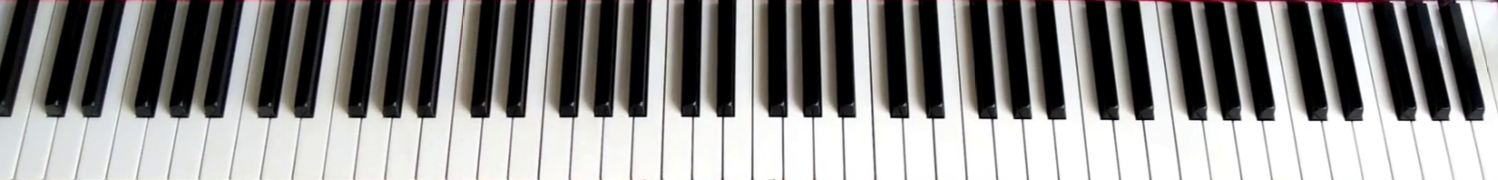
#> input picture dataset/klaviatura2.png, 1498 x 180 px
$ python stranka.py   (older library calls are emulated)
#> lines starting #> are read from the running program, lines starting #| are printed output that depends on the picture; after the words box and inside, x2 and y2 are one past the last pixel; in counts of white or black regions, pixels touching at a corner belong together
from __future__ import print_function
import cv2 as cv
import numpy as np
import argparse
import random as rng
rng.seed(12345)
src = cv.imread(cv.samples.findFile('klaviatura2.png'))
#> src is the input picture: shape (180, 1498, 3); mean B, G, R 140.8, 142, 143
if src is None:
    print('Could not open or find the image:', args.input)
    exit(0)
# Show source image
cv.imshow('Source Image', src)
src[np.all(src == 255, axis=2)] = 0
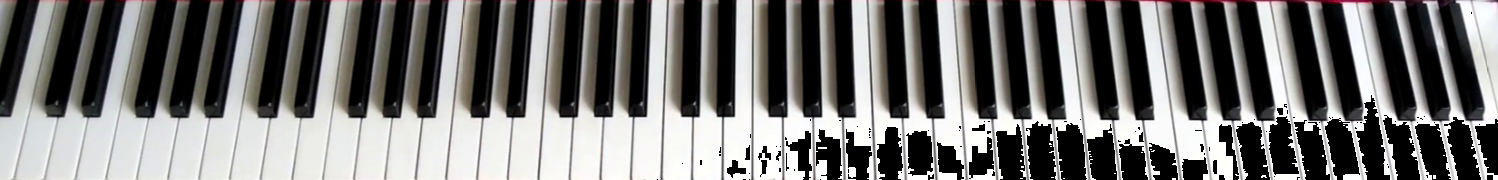
#> src: shape (180, 1498, 3); 9.26% of pixels changed, all inside (x1, y1, x2, y2) = (657, 12, 1498, 180)
# Show output image
cv.imshow('Black Background Image', src)
kernel = np.array([[1, 1, 1], [1, -8, 1], [1, 1, 1]], dtype=np.float32)
# do the laplacian filtering as it is
# well, we need to convert everything in something more deeper then CV_8U
# because the kernel has some negative values,
# and we can expect in general to have a Laplacian image with negative values
# BUT a 8bits unsigned int (the one we are working with) can contain values from 0 to 255
# so the possible negative number will be truncated
imgLaplacian = cv.filter2D(src, cv.CV_32F, kernel)
sharp = np.float32(src)
imgResult = sharp - imgLaplacian
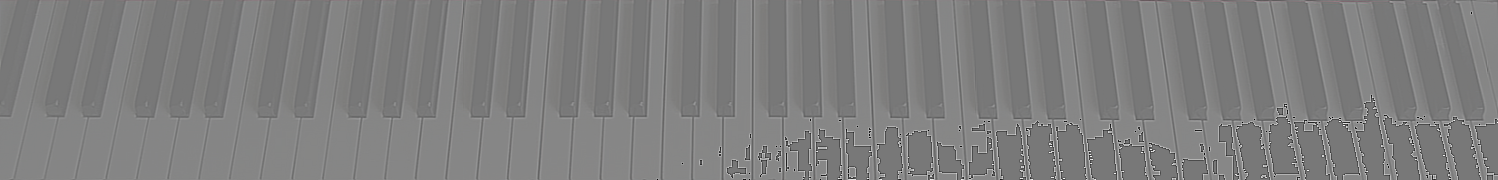
#> imgResult: shape (180, 1498, 3) float32; mean B, G, R 117, 118.2, 119.4; drawn with min black and max white
# convert back to 8bits gray scale
imgResult = np.clip(imgResult, 0, 255)
imgResult = imgResult.astype('uint8')
imgLaplacian = np.clip(imgLaplacian, 0, 255)
imgLaplacian = np.uint8(imgLaplacian)
#cv.imshow('Laplace Filtered Image', imgLaplacian)
cv.imshow('New Sharped Image', imgResult)
bw = cv.cvtColor(imgResult, cv.COLOR_BGR2GRAY)
_, bw = cv.threshold(bw, 40, 255, cv.THRESH_BINARY | cv.THRESH_OTSU)
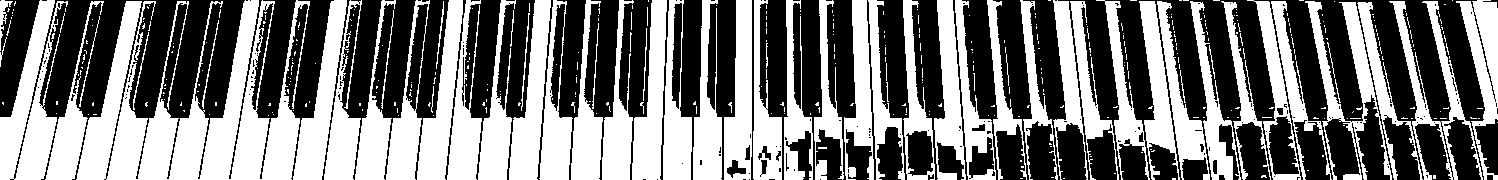
#> bw: shape (180, 1498); 47.7% white; 428 white regions (366 under 20 px), largest, box (x1, y1, x2, y2) and area: (76, 0, 310, 180) 19859, (0, 0, 68, 180) 5724, (293, 0, 347, 180) 3783
cv.imshow('Binary Image', bw)
dist = cv.distanceTransform(bw, cv.DIST_L2, 3)
# Normalize the distance image for range = {0.0, 1.0}
# so we can visualize and threshold it
cv.normalize(dist, dist, 0, 1.0, cv.NORM_MINMAX)
cv.imshow('Distance Transform Image', dist)
_, dist = cv.threshold(dist, 0.4, 1.0, cv.THRESH_BINARY)
#> dist: shape (180, 1498) float32; values 0 (black) and 1 (white), 6.6% white; 75 white regions (42 under 20 px), largest, box (x1, y1, x2, y2) and area: (270, 118, 291, 180) 744, (579, 119, 594, 180) 713, (363, 119, 382, 180) 712
# Dilate a bit the dist image
kernel1 = np.ones((3,3), dtype=np.uint8)
dist = cv.dilate(dist, kernel1)
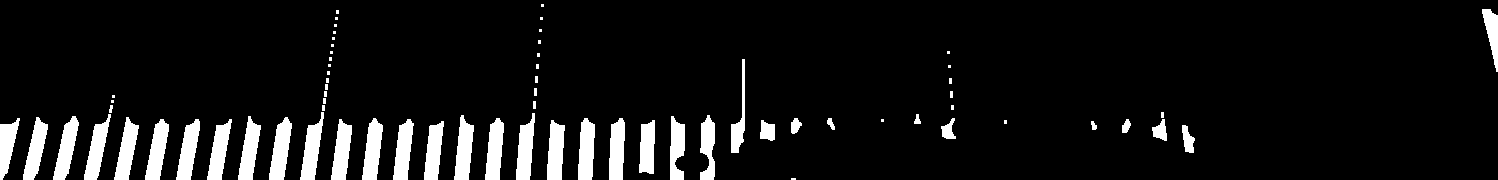
#> dist: shape (180, 1498) float32; values 0 (black) and 1 (white), 8.4% white; 71 white regions (31 under 20 px), largest, box (x1, y1, x2, y2) and area: (269, 117, 292, 180) 899, (454, 115, 474, 180) 861, (362, 118, 383, 180) 861
cv.imshow('Peaks', dist)
dist_8u = dist.astype('uint8')
#> dist_8u: shape (180, 1498); values 0 (black) and 1 (white), 8.4% white; 71 white regions (31 under 20 px)
# Find total markers
_, contours, _ = cv.findContours(dist_8u, cv.RETR_EXTERNAL, cv.CHAIN_APPROX_SIMPLE)
#> contours = 71 contours, 36 with area under 20; largest, box (x1, y1, x2, y2) and area: (269, 117, 292, 180) 826, (362, 118, 383, 180) 790, (145, 119, 169, 180) 788, (454, 115, 474, 180) 786, (53, 116, 79, 180) 784
# Create the marker image for the watershed algorithm
markers = np.zeros(dist.shape, dtype=np.int32)
# Draw the foreground markers
for i in range(len(contours)):
    cv.drawContours(markers, contours, i, (i+1), -1)
#> this loop made 71 passes
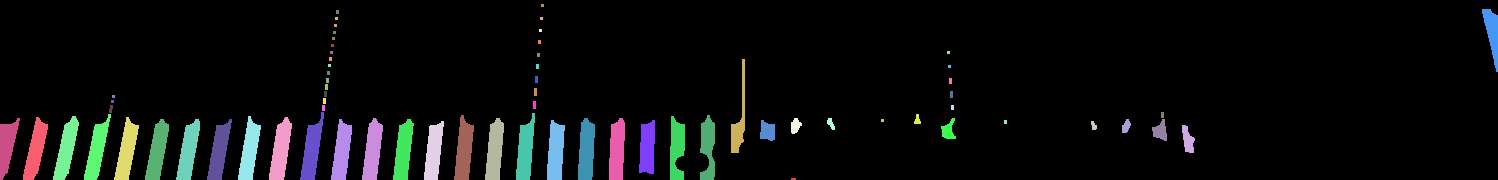
#> markers: shape (180, 1498) int32; 72 distinct labels, from 0 to 71; one colour per label, 0 black
# Draw the background marker
cv.circle(markers, (5,5), 3, (255,255,255), -1)
#> markers: shape (180, 1498) int32; 73 distinct labels, from 0 to 255
cv.imshow('Markers', markers*10000)
cv.watershed(imgResult, markers)
#mark = np.zeros(markers.shape, dtype=np.uint8)
mark = markers.astype('uint8')
mark = cv.bitwise_not(mark)
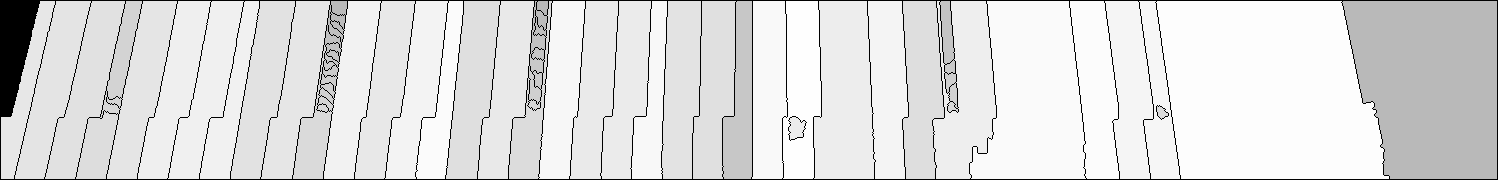
#> mark: shape (180, 1498); min 0, max 254, mean 221.3
# uncomment this if you want to see how the mark
# image looks like at that point
#cv.imshow('Markers_v2', mark)
# Generate random colors
colors = []
for contour in contours:
    colors.append((rng.randint(0,256), rng.randint(0,256), rng.randint(0,256)))
#> this loop made 71 passes
#> contour on passes 1, 5, 11, 36, 38, 39, 41, 42, 43, 44, 45, 46: [[791, 178], [791, 179], [795, 179], [795, 178]], [[1004, 120], [1004, 123], [1006, 123], [1006, 120]], [[881, 119], [881, 121], [883, 121], [883, 119]], [[1161, 112], [1161, 117], [1163, 117], [1163, 112]], [[951, 105], [951, 109], [953, 109], [953, 105]], [[322, 105], [322, 110], [324, 110], [324, 105]], [[533, 101], [533, 108], [535, 108], [535, 101]], [[111, 100], [111, 102], [113, 102], [113, 100]], [[323, 98], [323, 103], [325, 103], [325, 98]], [[112, 95], [112, 97], [114, 97], [114, 95]], [[950, 91], [950, 97], [952, 97], [952, 91]], [[324, 91], [324, 96], [326, 96], [326, 91]]
#> after the loop, colors = 71 items, first 6: (213, 5, 152), (188, 99, 138), (223, 82, 191), (63, 221, 133), (89, 95, 181), (46, 211, 85)
# Create the result image
dst = np.zeros((markers.shape[0], markers.shape[1], 3), dtype=np.uint8)
# Fill labeled objects with random colors
for i in range(markers.shape[0]):
    for j in range(markers.shape[1]):
        index = markers[i,j]
        if index > 0 and index <= len(contours):
            dst[i,j,:] = colors[index-1]
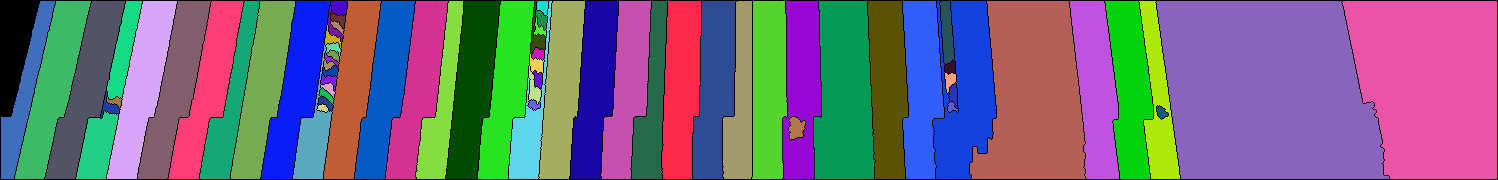
#> dst: shape (180, 1498, 3); mean of channels 0, 1, 2 127.8, 104.2, 115.2; drawn as B, G, R
# Visualize the final image
cv.imshow('Final Result', dst)
cv.waitKey()

$ run again, with dataset/klaviatura.png copied over dataset/klaviatura2.png
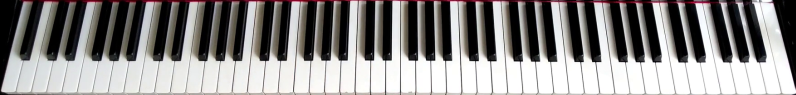
#> input picture dataset/klaviatura.png, 1591 x 190 px (shown at 1/2 size)
#> src is the input picture: shape (190, 1591, 3); mean B, G, R 138.8, 139.8, 141.9
#> src: shape (190, 1591, 3); 9.68% of pixels changed, all inside (x1, y1, x2, y2) = (281, 1, 1589, 187)
#> dist_8u: shape (190, 1591); values 0 (black) and 1 (white), 14.4% white; 60 white regions (6 under 20 px)
#> contours = 60 contours, 6 with area under 20; largest, box (x1, y1, x2, y2) and area: (1527, 10, 1573, 129) 1846, (347, 8, 390, 181) 1742, (131, 9, 184, 182) 1702, (562, 8, 594, 181) 1676, (39, 8, 98, 180) 1640
#> the loop `for i in range(len(contours)):` made 60 passes
#> after the loop `for i in range(len(contours)):`:
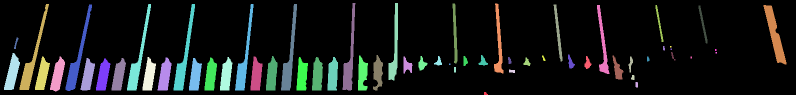
#> markers: shape (190, 1591) int32 (shown at 1/2 size); 61 distinct labels, from 0 to 60; one colour per label, 0 black
#> the loop `for contour in contours:` made 60 passes
#> contour on passes 5, 6, 20, 39, 41, 42, 43: [[908, 134], [908, 144], [911, 144], [911, 134]], [[898, 127], [898, 129], [900, 129], [900, 127]], [[1381, 113], [1381, 116], [1383, 116], [1383, 113]], [[1431, 104], [1431, 106], [1433, 106], [1433, 104]], [[1430, 98], [1430, 101], [1432, 101], [1432, 98]], [[1341, 97], [1341, 99], [1343, 99], [1343, 97]], [[1340, 92], [1340, 94], [1342, 94], [1342, 92]]
#> after the loop `for contour in contours:`: colors = 60 items, first 6: (213, 5, 152), (188, 99, 138), (223, 82, 191), (63, 221, 133), (89, 95, 181), (46, 211, 85)
#> after the loop `for i in range(markers.shape[0]):`:
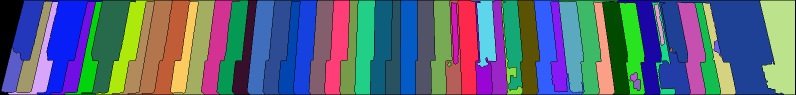
#> dst: shape (190, 1591, 3) (shown at 1/2 size); mean of channels 0, 1, 2 122.2, 104.9, 90.6; drawn as B, G, R
